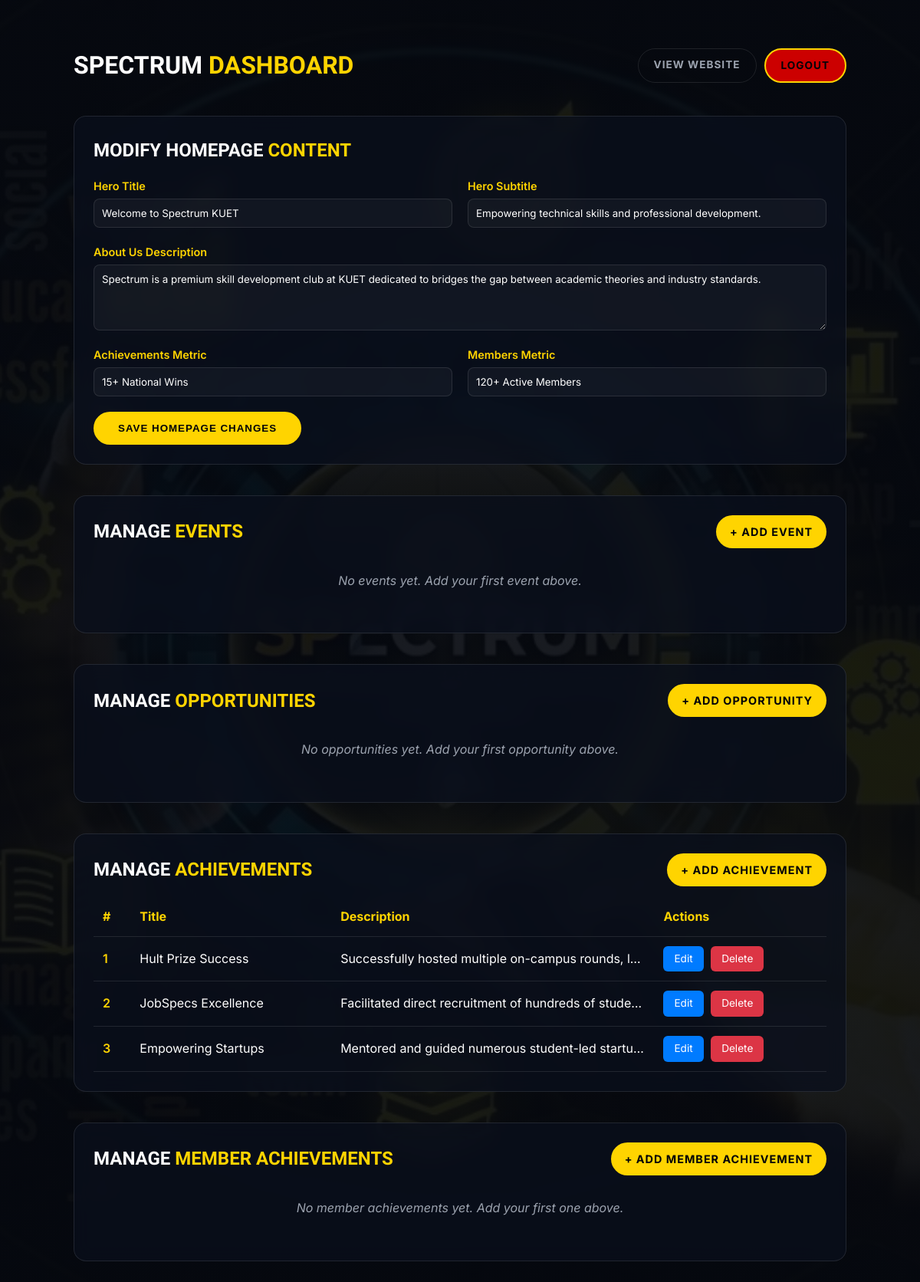
The app's page /dashboard.php (signed in) with its own data.
### tables this page shows
CREATE TABLE IF NOT EXISTS achievements (
    id INT AUTO_INCREMENT PRIMARY KEY,
    title VARCHAR(255) NOT NULL,
    description TEXT NOT NULL,
    display_order INT DEFAULT 0,
    created_at TIMESTAMP DEFAULT CURRENT_TIMESTAMP
);

### dashboard.php (the view, shortened to what this page needs)
<?php
require_once 'db.php';
$events = $pdo->query("SELECT * FROM events ORDER BY created_at DESC")->fetchAll();
$opportunities = $pdo->query("SELECT * FROM opportunities ORDER BY created_at DESC")->fetchAll();
try {
    $achievements = $pdo->query("SELECT * FROM achievements ORDER BY display_order ASC, created_at DESC")->fetchAll();
} catch (Exception $e) {
    $achievements = [];
}
try {
    $member_achievements = $pdo->query("SELECT * FROM member_achievements ORDER BY created_at DESC")->fetchAll();
} catch (Exception $e) {
    $member_achievements = [];
}
$settings_raw = $pdo->query("SELECT * FROM homepage_settings")->fetchAll(PDO::FETCH_ASSOC);
$settings = [];
foreach ($settings_raw as $row) {
    $settings[$row['setting_key']] = $row['setting_value'];
}
?>
<!DOCTYPE html>
<html lang="en">
<head>
    <link rel="stylesheet" href="style.css">
</head>
<body>
    <div class="dashboard-container">
        <div class="hdr-flex">
            <h1>Spectrum <span class="text-gold">Dashboard</span></h1>
            <div style="display:flex;gap:10px;flex-wrap:wrap;">
                <a href="index.php" class="btn-primary" style="padding:10px 20px;font-size:0.85rem;background:transparent;border:1px solid var(--glass-border);color:var(--text-muted);">View Website</a>
                <a href="logout.php" class="btn-primary" style="background:#cc0000;padding:10px 20px;font-size:0.85rem;">Logout</a>
            </div>
        </div>
        <div class="table-section">
            <h2>Modify Homepage <span class="text-gold">Content</span></h2>
            <form action="dashboard.php" method="POST">
                <div class="form-grid">
                    <div class="form-group">
                        <label>Hero Title</label>
                        <input type="text" name="home_hero_title" value="<?= htmlspecialchars($settings['home_hero_title'] ?? ''); ?>" required>
                    </div>
                    <div class="form-group">
                        <label>Hero Subtitle</label>
                        <input type="text" name="home_hero_subtitle" value="<?= htmlspecialchars($settings['home_hero_subtitle'] ?? ''); ?>" required>
                    </div>
                    <div class="form-group full-width">
                        <label>About Us Description</label>
                        <textarea name="about_description" rows="4" required><?= htmlspecialchars($settings['about_description'] ?? ''); ?></textarea>
                    </div>
                    <div class="form-group">
                        <label>Achievements Metric</label>
                        <input type="text" name="achievements_count" value="<?= htmlspecialchars($settings['achievements_count'] ?? ''); ?>" required>
                    </div>
                    <div class="form-group">
                        <label>Members Metric</label>
                        <input type="text" name="members_count" value="<?= htmlspecialchars($settings['members_count'] ?? ''); ?>" required>
                    </div>
                </div>
                <button type="submit" name="update_homepage" class="btn-primary" style="margin-top:20px;cursor:pointer;">Save Homepage Changes</button>
            </form>
        </div>
        <div class="table-section">
            <div class="hdr-flex">
                <h2>Manage <span class="text-gold">Events</span></h2>
                <a href="manage-event.php" class="btn-primary" style="padding:8px 16px;font-size:0.9rem;">+ Add Event</a>
            </div>
            <?php if (empty($events)): ?>
                <p class="empty-state">No events yet. Add your first event above.</p>
            <?php endif; ?>
        </div>
        <div class="table-section">
            <div class="hdr-flex">
                <h2>Manage <span class="text-gold">Opportunities</span></h2>
                <a href="manage-opp.php" class="btn-primary" style="padding:8px 16px;font-size:0.9rem;">+ Add Opportunity</a>
            </div>
            <?php if (empty($opportunities)): ?>
                <p class="empty-state">No opportunities yet. Add your first opportunity above.</p>
            <?php endif; ?>
        </div>
        <div class="table-section">
            <div class="hdr-flex">
                <h2>Manage <span class="text-gold">Achievements</span></h2>
                <a href="manage-achievement.php" class="btn-primary" style="padding:8px 16px;font-size:0.9rem;">+ Add Achievement</a>
            </div>
            <?php if (empty($achievements)): ?>
                <p class="empty-state">No achievements yet. Add your first achievement above.</p>
            <?php else: ?>
            <table>
                <thead>
                    <tr><th>#</th><th>Title</th><th>Description</th><th>Actions</th></tr>
                </thead>
                <tbody>
                    <?php foreach ($achievements as $a): ?>
                    <tr>
                        <td style="color:var(--primary-gold);font-weight:600;"><?= $a['display_order']; ?></td>
                        <td><?= htmlspecialchars($a['title']); ?></td>
                        <td style="max-width:300px;overflow:hidden;text-overflow:ellipsis;white-space:nowrap;"><?= htmlspecialchars($a['description']); ?></td>
                        <td>
                            <a href="manage-achievement.php?id=<?= $a['id']; ?>" class="action-btn btn-edit">Edit</a>
                            <a href="dashboard.php?delete_achievement=<?= $a['id']; ?>" class="action-btn btn-delete" onclick="return confirm('Delete this achievement?')">Delete</a>
                        </td>
                    </tr>
                    <?php endforeach; ?>
                </tbody>
            </table>
            <?php endif; ?>
        </div>
        <div class="table-section">
            <div class="hdr-flex">
                <h2>Manage <span class="text-gold">Member Achievements</span></h2>
                <a href="manage-member-achievement.php" class="btn-primary" style="padding:8px 16px;font-size:0.9rem;">+ Add Member Achievement</a>
            </div>
            <?php if (empty($member_achievements)): ?>
                <p class="empty-state">No member achievements yet. Add your first one above.</p>
            <?php endif; ?>
        </div>
    </div>
</body>
</html>

### style.css (style rules this page uses)
:root { --primary-gold: #FFD400; --bg-dark: #05080f; --bg-darker: #020308; --text-light: #ffffff; --text-muted: #9ca3af; --glass-bg: rgba(255, 255, 255, 0.05); --glass-border: rgba(255, 255, 255, 0.1); --glass-hover: rgba(255, 255, 255, 0.1); --transition-smooth: all 0.4s cubic-bezier(0.25, 1, 0.5, 1); }
* { margin: 0; padding: 0; box-sizing: border-box; }
html { scroll-behavior: smooth; }
body { font-family: 'Inter', sans-serif; background: url('hero-bg.jpg') center center / cover no-repeat fixed; background-color: var(--bg-dark); color: var(--text-light); line-height: 1.6; overflow-x: hidden; }
h1, h2, h3, h4, h5, h6, .brand-logo { font-family: 'Unbounded', sans-serif; text-transform: uppercase; }
.text-gold { color: var(--primary-gold); }
.btn-primary { background: var(--primary-gold); color: var(--bg-darker); font-weight: 700; padding: 12px 30px; border-radius: 30px; text-decoration: none; text-transform: uppercase; letter-spacing: 1px; transition: var(--transition-smooth); display: inline-block; border: 2px solid var(--primary-gold); }

### dashboard.php (style rules this page uses)
body { background: linear-gradient(rgba(5,8,15,0.92),rgba(5,8,15,0.92)), url('hero-bg.jpg') center/cover no-repeat fixed !important; }
.dashboard-container { padding: 60px 8%; }
.table-section { margin-top: 40px; background: rgba(10,15,28,0.75); padding: 25px; border-radius: 16px; border: 1px solid var(--glass-border); backdrop-filter: blur(12px); }
table { width: 100%; border-collapse: collapse; margin-top: 15px; }
th, td { padding: 12px; text-align: left; border-bottom: 1px solid var(--glass-border); }
th { color: var(--primary-gold); }
td { color: #fff; }
.action-btn { padding: 6px 14px; border-radius: 6px; text-decoration: none; font-size: 0.85rem; margin-right: 5px; display: inline-block; transition: all 0.3s; }
.btn-edit { background: #007bff; color: white; }
.btn-delete { background: #dc3545; color: white; }
.hdr-flex { display: flex; justify-content: space-between; align-items: center; flex-wrap: wrap; gap: 15px; }
.form-grid { display: grid; grid-template-columns: 1fr 1fr; gap: 20px; margin-top: 15px; }
.form-group { display: flex; flex-direction: column; gap: 5px; }
.form-group.full-width { grid-column: span 2; }
.form-group label { color: var(--primary-gold); font-size: 0.9rem; font-weight: 600; }
.form-group input, .form-group textarea { padding: 10px; background: rgba(255,255,255,0.04); border: 1px solid var(--glass-border); border-radius: 8px; color: white; font-family: inherit; outline: none; }
.empty-state { color: var(--text-muted); text-align: center; padding: 30px; font-style: italic; }

### records on screen
achievements: display_order "1", title "Hult Prize Success", description "Successfully hosted multiple on-campus rounds, l…"
achievements: display_order "2", title "JobSpecs Excellence", description "Facilitated direct recruitment of hundreds of stude…"
achievements: display_order "3", title "Empowering Startups", description "Mentored and guided numerous student-led startu…"
